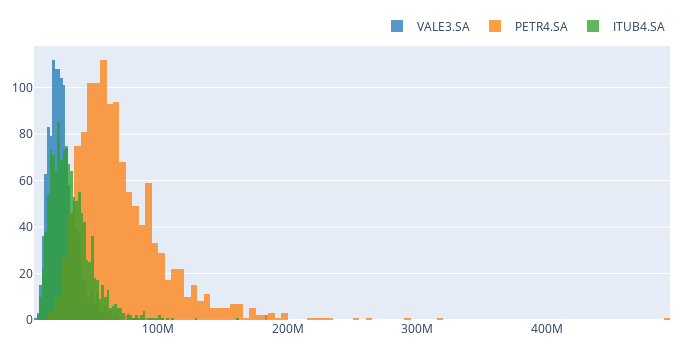

Notebook code cell kept with this figure:
### Code cell
df.vbt.histplot().show()

### Figure 1 — Plotly figure (JSON) as saved in the notebook; plotly's stock layout.template omitted (floating-point values rounded to 4 significant figures; data arrays with more than 128 entries replaced by an {"elided": "..."} marker saying what was removed)
{"data": [{"name": "VALE3.SA", "opacity": 0.75, "showlegend": true, "type": "histogram", "uid": "12bee08b-2339-4274-8e9d-789a1380dba2", "x": {"elided": "1240 int values"}}, {"name": "PETR4.SA", "opacity": 0.75, "showlegend": true, "type": "histogram", "uid": "2aaeffbc-7c9a-435e-a72e-e7dac2aa54db", "x": {"elided": "1240 int values"}}, {"name": "ITUB4.SA", "opacity": 0.75, "showlegend": true, "type": "histogram", "uid": "a7a76023-3aa2-4bd1-bac6-15eef55e941e", "x": {"elided": "1240 int values"}}], "layout": {"barmode": "overlay", "height": 350, "legend": {"orientation": "h", "traceorder": "normal", "x": 1, "xanchor": "right", "y": 1.02, "yanchor": "bottom"}, "margin": {"b": 30, "l": 30, "r": 30, "t": 30}, "width": 700}}
